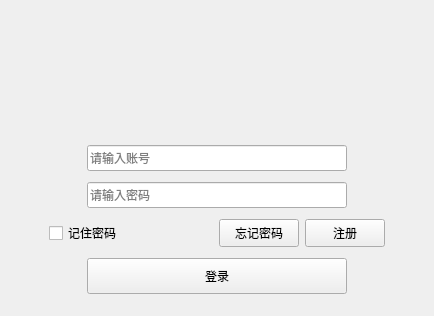
<?xml version="1.0" encoding="UTF-8"?>
<ui version="4.0">
 <class>UserLogin</class>
 <widget class="BasicWindow" name="UserLogin">
  <property name="geometry">
   <rect>
    <x>0</x>
    <y>0</y>
    <width>434</width>
    <height>316</height>
   </rect>
  </property>
  <property name="sizePolicy">
   <sizepolicy hsizetype="Fixed" vsizetype="Fixed">
    <horstretch>0</horstretch>
    <verstretch>0</verstretch>
   </sizepolicy>
  </property>
  <property name="minimumSize">
   <size>
    <width>434</width>
    <height>316</height>
   </size>
  </property>
  <property name="maximumSize">
   <size>
    <width>434</width>
    <height>316</height>
   </size>
  </property>
  <property name="windowTitle">
   <string>UserLogin</string>
  </property>
  <layout class="QVBoxLayout" name="verticalLayout_2">
   <property name="spacing">
    <number>0</number>
   </property>
   <property name="leftMargin">
    <number>0</number>
   </property>
   <property name="topMargin">
    <number>0</number>
   </property>
   <property name="rightMargin">
    <number>0</number>
   </property>
   <property name="bottomMargin">
    <number>0</number>
   </property>
   <item>
    <widget class="QWidget" name="titleWidget" native="true">
     <property name="sizePolicy">
      <sizepolicy hsizetype="Expanding" vsizetype="Expanding">
       <horstretch>0</horstretch>
       <verstretch>0</verstretch>
      </sizepolicy>
     </property>
     <property name="minimumSize">
      <size>
       <width>0</width>
       <height>104</height>
      </size>
     </property>
     <property name="maximumSize">
      <size>
       <width>16777215</width>
       <height>104</height>
      </size>
     </property>
     <property name="titleSkin" stdset="0">
      <bool>true</bool>
     </property>
    </widget>
   </item>
   <item>
    <widget class="QWidget" name="bodyWidget" native="true">
     <property name="sizePolicy">
      <sizepolicy hsizetype="Preferred" vsizetype="Expanding">
       <horstretch>0</horstretch>
       <verstretch>0</verstretch>
      </sizepolicy>
     </property>
     <property name="minimumSize">
      <size>
       <width>0</width>
       <height>200</height>
      </size>
     </property>
     <property name="bottomSkin" stdset="0">
      <bool>true</bool>
     </property>
     <layout class="QVBoxLayout" name="verticalLayout">
      <property name="spacing">
       <number>0</number>
      </property>
      <property name="topMargin">
       <number>30</number>
      </property>
      <item>
       <layout class="QHBoxLayout" name="horizontalLayout_3">
        <item>
         <spacer name="horizontalSpacer">
          <property name="orientation">
           <enum>Qt::Horizontal</enum>
          </property>
          <property name="sizeHint" stdset="0">
           <size>
            <width>40</width>
            <height>20</height>
           </size>
          </property>
         </spacer>
        </item>
        <item>
         <widget class="QLineEdit" name="editUserAccount">
          <property name="minimumSize">
           <size>
            <width>260</width>
            <height>26</height>
           </size>
          </property>
          <property name="maximumSize">
           <size>
            <width>260</width>
            <height>26</height>
           </size>
          </property>
          <property name="maxLength">
           <number>33</number>
          </property>
          <property name="placeholderText">
           <string>请输入账号</string>
          </property>
         </widget>
        </item>
        <item>
         <spacer name="horizontalSpacer_2">
          <property name="orientation">
           <enum>Qt::Horizontal</enum>
          </property>
          <property name="sizeHint" stdset="0">
           <size>
            <width>40</width>
            <height>20</height>
           </size>
          </property>
         </spacer>
        </item>
       </layout>
      </item>
      <item>
       <layout class="QHBoxLayout" name="horizontalLayout_2">
        <item>
         <spacer name="horizontalSpacer_3">
          <property name="orientation">
           <enum>Qt::Horizontal</enum>
          </property>
          <property name="sizeHint" stdset="0">
           <size>
            <width>40</width>
            <height>20</height>
           </size>
          </property>
         </spacer>
        </item>
        <item>
         <widget class="QLineEdit" name="editPassword">
          <property name="minimumSize">
           <size>
            <width>260</width>
            <height>26</height>
           </size>
          </property>
          <property name="maximumSize">
           <size>
            <width>260</width>
            <height>26</height>
           </size>
          </property>
          <property name="echoMode">
           <enum>QLineEdit::Password</enum>
          </property>
          <property name="placeholderText">
           <string>请输入密码</string>
          </property>
         </widget>
        </item>
        <item>
         <spacer name="horizontalSpacer_4">
          <property name="orientation">
           <enum>Qt::Horizontal</enum>
          </property>
          <property name="sizeHint" stdset="0">
           <size>
            <width>40</width>
            <height>20</height>
           </size>
          </property>
         </spacer>
        </item>
       </layout>
      </item>
      <item>
       <layout class="QHBoxLayout" name="horizontalLayout">
        <item>
         <spacer name="horizontalSpacer_5">
          <property name="orientation">
           <enum>Qt::Horizontal</enum>
          </property>
          <property name="sizeHint" stdset="0">
           <size>
            <width>18</width>
            <height>20</height>
           </size>
          </property>
         </spacer>
        </item>
        <item>
         <widget class="QCheckBox" name="checkBox">
          <property name="sizePolicy">
           <sizepolicy hsizetype="Fixed" vsizetype="Fixed">
            <horstretch>0</horstretch>
            <verstretch>0</verstretch>
           </sizepolicy>
          </property>
          <property name="minimumSize">
           <size>
            <width>164</width>
            <height>28</height>
           </size>
          </property>
          <property name="maximumSize">
           <size>
            <width>164</width>
            <height>28</height>
           </size>
          </property>
          <property name="text">
           <string>记住密码</string>
          </property>
         </widget>
        </item>
        <item>
         <widget class="QPushButton" name="forgetWordbtn">
          <property name="sizePolicy">
           <sizepolicy hsizetype="Fixed" vsizetype="Fixed">
            <horstretch>0</horstretch>
            <verstretch>0</verstretch>
           </sizepolicy>
          </property>
          <property name="minimumSize">
           <size>
            <width>0</width>
            <height>28</height>
           </size>
          </property>
          <property name="maximumSize">
           <size>
            <width>16777215</width>
            <height>28</height>
           </size>
          </property>
          <property name="text">
           <string>忘记密码</string>
          </property>
         </widget>
        </item>
        <item>
         <widget class="QPushButton" name="registBtn">
          <property name="sizePolicy">
           <sizepolicy hsizetype="Fixed" vsizetype="Fixed">
            <horstretch>0</horstretch>
            <verstretch>0</verstretch>
           </sizepolicy>
          </property>
          <property name="minimumSize">
           <size>
            <width>0</width>
            <height>28</height>
           </size>
          </property>
          <property name="text">
           <string>注册</string>
          </property>
         </widget>
        </item>
        <item>
         <spacer name="horizontalSpacer_6">
          <property name="orientation">
           <enum>Qt::Horizontal</enum>
          </property>
          <property name="sizeHint" stdset="0">
           <size>
            <width>17</width>
            <height>20</height>
           </size>
          </property>
         </spacer>
        </item>
       </layout>
      </item>
      <item>
       <layout class="QHBoxLayout" name="horizontalLayout_4">
        <item>
         <spacer name="horizontalSpacer_7">
          <property name="orientation">
           <enum>Qt::Horizontal</enum>
          </property>
          <property name="sizeHint" stdset="0">
           <size>
            <width>40</width>
            <height>20</height>
           </size>
          </property>
         </spacer>
        </item>
        <item>
         <widget class="QPushButton" name="loginBtn">
          <property name="sizePolicy">
           <sizepolicy hsizetype="Fixed" vsizetype="Fixed">
            <horstretch>0</horstretch>
            <verstretch>0</verstretch>
           </sizepolicy>
          </property>
          <property name="minimumSize">
           <size>
            <width>260</width>
            <height>36</height>
           </size>
          </property>
          <property name="maximumSize">
           <size>
            <width>260</width>
            <height>36</height>
           </size>
          </property>
          <property name="text">
           <string>登录</string>
          </property>
         </widget>
        </item>
        <item>
         <spacer name="horizontalSpacer_8">
          <property name="orientation">
           <enum>Qt::Horizontal</enum>
          </property>
          <property name="sizeHint" stdset="0">
           <size>
            <width>40</width>
            <height>20</height>
           </size>
          </property>
         </spacer>
        </item>
       </layout>
      </item>
     </layout>
    </widget>
   </item>
  </layout>
 </widget>
 <layoutdefault spacing="6" margin="11"/>
 <customwidgets>
  <customwidget>
   <class>BasicWindow</class>
   <extends>QWidget</extends>
   <header>basicwindow.h</header>
   <container>1</container>
  </customwidget>
 </customwidgets>
 <resources/>
 <connections/>
</ui>
